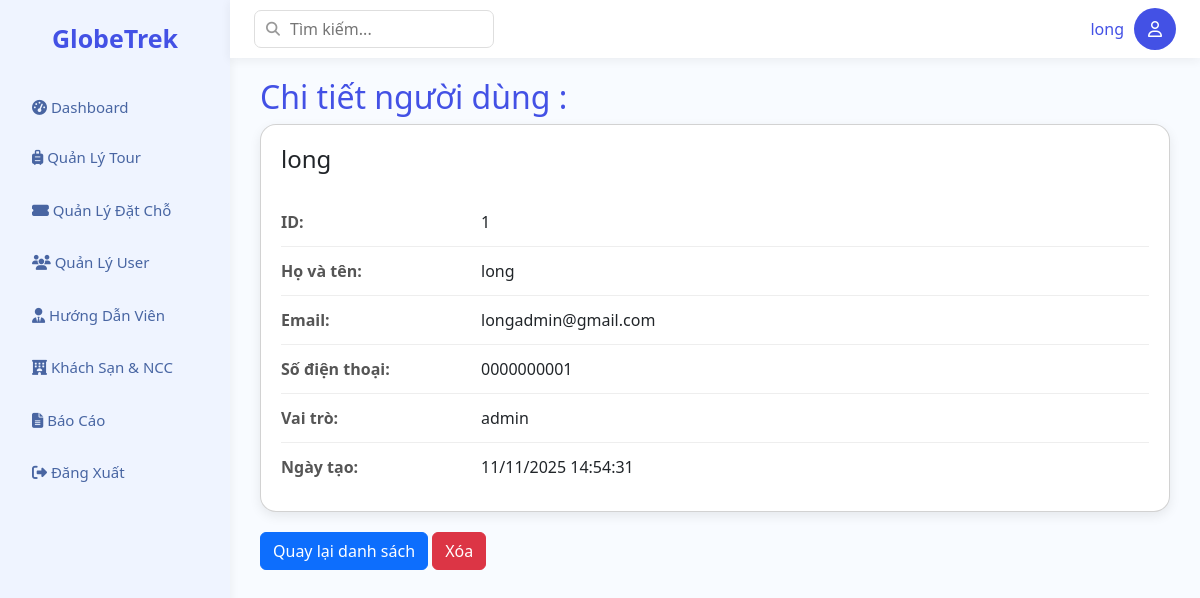
/Base/?action=detail-user&id=1 (signed in), run on the app's committed database.
### tables this page shows
CREATE TABLE `users` (
  `id` int NOT NULL,
  `email` varchar(150) NOT NULL,
  `password` varchar(255) NOT NULL,
  `name` varchar(100) NOT NULL,
  `phone` varchar(20) NOT NULL,
  `role` enum('admin','customer','guide') NOT NULL,
  `created_at` timestamp NULL DEFAULT CURRENT_TIMESTAMP
);

### Base/controllers/UsersController.php (called while the page is built, shortened)
<?php
class UsersController {
    public function detailUser() {
        $model = new UserModel();
        $user = $model->getOne($_GET['id']);
        require_once PATH_VIEW . "main.php";
    }
}

### Base/index.php (called while the page is built, shortened)
<?php
spl_autoload_register(function ($class) {
    $fileName = "$class.php";
    $fileModel              = PATH_MODEL . $fileName;
});
require_once './routes/index.php';

### Base/models/BaseModel.php (called while the page is built, shortened)
<?php
class BaseModel
{
    protected $pdo;
    public function __construct()
    {
        $dsn = sprintf('mysql:host=%s;port=%s;dbname=%s;charset=utf8', DB_HOST, DB_PORT, DB_NAME);
        try {
            $this->pdo = new PDO($dsn, DB_USERNAME, DB_PASSWORD, DB_OPTIONS);
        } catch (PDOException $e) {
            die("Kết nối cơ sở dữ liệu thất bại: {$e->getMessage()}. Vui lòng thử lại sau.");
        }
    }
    public function __destruct()
    {
        $this->pdo = null;
    }
    public function getConnection()
    {
        return $this->pdo;
}
}

### Base/models/UserModel.php (called while the page is built, shortened)
<?php
class UserModel extends BaseModel
{
    public $pdo;
    public function __construct()
    {
        $baseModel = new BaseModel();
        $this->pdo = $baseModel->getConnection();
    }
    public function getOne($id)
    {
        $stmt = $this->pdo->prepare("SELECT * FROM users WHERE id = :id");
        $stmt->execute([':id' => $id]);
        return $stmt->fetch();
    }
}

### Base/views/admin/user/detail-user.php (the view)
<?php include 'views/layout/header.php'; ?>
<div class="main">
    <h2>Chi tiết người dùng :</h2>
    <div class="card">
        <div class="toph4">
            <h4><?= htmlspecialchars($user['name']) ?></h4>
        </div>
        <div class="detail-row">
            <div class="detail-label">ID:</div>
            <div class="detail-value"><?= $user['id'] ?></div>
        </div>
        <div class="detail-row">
            <div class="detail-label">Họ và tên:</div>
            <div class="detail-value"><?= htmlspecialchars($user['name']) ?></div>
        </div>
        <div class="detail-row">
            <div class="detail-label">Email:</div>
            <div class="detail-value"><?= htmlspecialchars($user['email']) ?></div>
        </div>
        <div class="detail-row">
            <div class="detail-label">Số điện thoại:</div>
            <div class="detail-value"><?= htmlspecialchars($user['phone']) ?></div>
        </div>
        <div class="detail-row">
            <div class="detail-label">Vai trò:</div>
            <div class="detail-value"><?= htmlspecialchars($user['role']) ?></div>
        </div>
        <div class="detail-row">
            <div class="detail-label">Ngày tạo:</div>
            <div class="detail-value"><?= date('d/m/Y H:i:s', strtotime($user['created_at'])) ?></div>
        </div>
    </div>
    <div class="mt-3">
        <a href="<?= BASE_URL ?>?action=list-user" class="btn btn-primary">Quay lại danh sách</a>
        <a href="<?= BASE_URL ?>?action=delete-user&id=<?= $user['id'] ?>"
            onclick="return confirm('Xóa người dùng này?')" class="btn btn-danger">Xóa</a>
    </div>
</div>
<?php include 'views/layout/footer.php'; ?>

### Base/assets/css/layout.css (style rules this page uses)
:root { --orange: rgba(186, 207, 255, 0.142); --orange-active: rgba(200, 222, 255, 0.525); --orange-light: #bacfffff; --bg: #f8fbff; --white: #ffffff; --text: #4351e5; --muted: #2e4e94dd; --radius: 7px; --shadow: 0 2px 10px rgba(45, 45, 45, 0.07); font-family: "Inter", sans-serif; }
body { margin: 0; background: var(--bg); color: var(--text); overflow-x: hidden; }
.main { padding: 20px 30px; }

### Base/assets/css/table.css (style rules this page uses)
.detail-row { display: flex; align-items: center; padding: 12px 0; border-bottom: 1px solid #eee; }
.detail-row:last-child { border-bottom: none; }
.detail-label { font-weight: 600; color: #555; width: 200px; flex-shrink: 0; }
.detail-value { flex-grow: 1; }
.card { background: white; padding: 20px; border-radius: 16px; box-shadow: 0 4px 12px rgba(0, 0, 0, 0.08); margin-bottom: 20px; }
.toph4 { display: flex; justify-content: space-between; align-items: center; margin-bottom: 16px; }

### data on the page
users: name "long", id "1", email "longadmin@gmail.com", phone "0000000001", role "admin", created_at "11/11/2025 14:54:31"

### other printed values
$_SESSION['user']['name'] "long"
